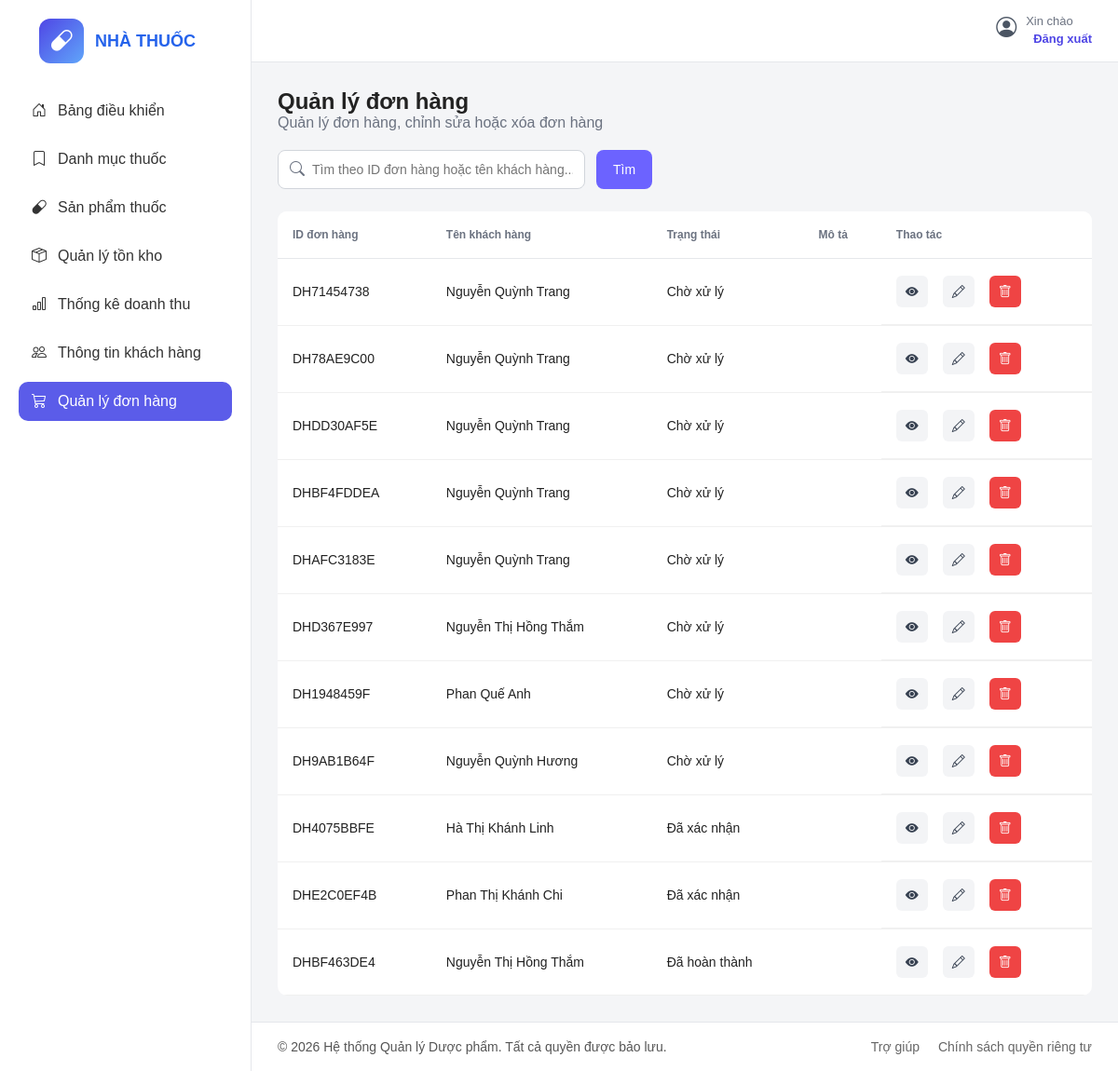
/dashboard/don-hang/, run on the app's committed database.
### core/models.py (models this page shows, shortened)
class Order(models.Model):
    STATUS_CHOICES = [
        ('pending', 'Chờ xử lý'),
        ('confirmed', 'Đã xác nhận'),
        ('completed', 'Đã hoàn thành'),
        ('cancelled', 'Đã hủy'),
    ]
    PAYMENT_CHOICES = [
        ('cash', 'Thanh toán tiền mặt'),
        ('bank', 'Thanh toán chuyển khoản'),
    ]
    customer = models.ForeignKey(Customer, on_delete=models.CASCADE)
    code = models.CharField(max_length=20, unique=True)
    status = models.CharField(max_length=20, choices=STATUS_CHOICES, default='pending')
    receiver_name = models.CharField(max_length=100)
    receiver_phone = models.CharField(max_length=20)
    delivery_address = models.CharField(max_length=255)
    subtotal = models.DecimalField(max_digits=12, decimal_places=2, default=0)
    note = models.TextField(blank=True)
    payment_method = models.CharField(max_length=20, choices=PAYMENT_CHOICES, default='cash')
    created_at = models.DateTimeField(auto_now_add=True)

class Customer(models.Model):
    user = models.OneToOneField(User, on_delete=models.CASCADE)
    full_name = models.CharField(max_length=100)
    address = models.CharField(max_length=255, blank=True)
    phone = models.CharField(max_length=20)
    avatar = models.ImageField(upload_to='avatars/', blank=True, null=True)

### core/views.py (the view)
# urls.py: path('dashboard/don-hang/', views.admin_orders, name='admin_orders'),
def admin_orders(request):
    orders = (
        Order.objects
        .select_related('customer')
        .prefetch_related('items__product')
        .all()
        .order_by('-created_at')
    )
    return render(request, 'admin_panel/donhang.html', {
        'orders': orders
    })

### templates/admin_panel/donhang.html (shortened to what this page needs)
{% load static %}
<!DOCTYPE html>
<html lang="vi">
<head>
  <link rel="stylesheet" href="{% static 'css/donhang.css' %}" />
  <link rel="stylesheet" href="https://cdn.jsdelivr.net/npm/bootstrap-icons@1.11.3/font/bootstrap-icons.min.css" />
</head>
<body>
  <div class="container">
    <aside class="sidebar">
      <div class="logo">
        <div class="logo-icon">
          <i class="bi bi-capsule"></i>
        </div>
        <div>
          <h2>NHÀ THUỐC</h2>
        </div>
      </div>
      <ul class="menu">
        <li><a href="{% url 'dashboard' %}"><i class="bi bi-house-door"></i> Bảng điều khiển</a></li>
        <li><a href="{% url 'admin_categories' %}"><i class="bi bi-bookmark"></i> Danh mục thuốc</a></li>
        <li><a href="{% url 'admin_products' %}"><i class="bi bi-capsule"></i> Sản phẩm thuốc</a></li>
        <li><a href="{% url 'admin_inventory' %}"><i class="bi bi-box-seam"></i> Quản lý tồn kho</a></li>
        <li><a href="{% url 'admin_statistics' %}"><i class="bi bi-bar-chart"></i> Thống kê doanh thu</a></li>
        <li><a href="{% url 'admin_customers' %}"><i class="bi bi-people"></i> Thông tin khách hàng</a></li>
        <li class="active"><a href="{% url 'admin_orders' %}"><i class="bi bi-cart3"></i>Quản lý đơn hàng</a></li>
      </ul>
    </aside>
    <main class="main-content">
      <header class="topbar">
        <div class="topbar-right">
          <div class="user-info user-info-vertical">
            <i class="bi bi-person-circle"></i>
            <div>
              <span>Xin chào</span>
              <a href="{% url 'logout' %}" class="logout-link">Đăng xuất</a>
            </div>
          </div>
        </div>
      </header>
      <section class="titleql">
        <h2>Quản lý đơn hàng</h2>
        <p class="subtitle">
          Quản lý đơn hàng, chỉnh sửa hoặc xóa đơn hàng
        </p>
        <div class="action-bar">
          <form method="get" action="{% url 'admin_orders' %}" class="search-form">
            <div class="small-search-box">
              <i class="bi bi-search"></i>
              <input
                type="text"
                name="q"
                value="{{ keyword|default:'' }}"
                placeholder="Tìm theo ID đơn hàng hoặc tên khách hàng..."
              />
            </div>
            <button type="submit" class="search-btn">Tìm</button>
          </form>
        </div>
        <div class="table-wrapper">
          <table>
            <thead>
              <tr>
                <th>ID đơn hàng</th>
                <th>Tên khách hàng</th>
                <th>Trạng thái</th>
                <th>Mô tả</th>
                <th>Thao tác</th>
              </tr>
            </thead>
            <tbody>
              {% for order in orders %}
              <tr>
                <td>{{ order.code }}</td>
                <td>{{ order.customer.full_name }}</td>
                <td>{{ order.get_status_display }}</td>
                <td>{{ order.note }}</td>
                <td class="action-cell">
                  <button
                    type="button"
                    class="view-btn open-view-popup"
                    data-id="{{ order.id }}"
                    data-code="{{ order.code }}"
                    data-customer="{{ order.customer.full_name }}"
                  >
                    <i class="bi bi-eye-fill"></i>
                  </button>
                  <button
                    type="button"
                    class="edit-btn open-edit-popup"
                    data-id="{{ order.id }}"
                    data-code="{{ order.code }}"
                    data-customer="{{ order.customer.full_name }}"
                    data-status="{{ order.status }}"
                    data-note="{{ order.note }}"
                  >
                    <i class="bi bi-pencil"></i>
                  </button>
                  <form method="post"
                    action="{% url 'admin_order_delete' order.id %}"
                    style="display:inline"
                    onsubmit="return confirm('Bạn có chắc muốn xóa đơn hàng này không?');">
                    <button type="submit" class="delete-btn">
                      <i class="bi bi-trash"></i>
                    </button>
                  </form>
                </td>
              </tr>
              {% empty %}
              <tr>
                <td colspan="5" class="empty-row">Không tìm thấy đơn hàng phù hợp.</td>
              </tr>
              {% endfor %}
            </tbody>
          </table>
        </div>
      </section>
      <footer class="footer">
        <p>© 2026 Hệ thống Quản lý Dược phẩm. Tất cả quyền được bảo lưu.</p>
        <div class="footer-links">
          <a href="#">Trợ giúp</a>
          <a href="#">Chính sách quyền riêng tư</a>
        </div>
      </footer>
    </main>
  </div>
</body>
</html>

### data on the page
Order: code "DH71454738", customer.full_name "Nguyễn Quỳnh Trang", status "Chờ xử lý"
Order: code "DH78AE9C00", customer.full_name "Nguyễn Quỳnh Trang", status "Chờ xử lý"
Order: code "DHDD30AF5E", customer.full_name "Nguyễn Quỳnh Trang", status "Chờ xử lý"
Order: code "DHBF4FDDEA", customer.full_name "Nguyễn Quỳnh Trang", status "Chờ xử lý"
Order: code "DHAFC3183E", customer.full_name "Nguyễn Quỳnh Trang", status "Chờ xử lý"
Order: code "DHD367E997", customer.full_name "Nguyễn Thị Hồng Thắm", status "Chờ xử lý"
Order: code "DH1948459F", customer.full_name "Phan Quế Anh", status "Chờ xử lý"
Order: code "DH9AB1B64F", customer.full_name "Nguyễn Quỳnh Hương", status "Chờ xử lý"
Order: code "DH4075BBFE", customer.full_name "Hà Thị Khánh Linh", status "Đã xác nhận"
Order: code "DHE2C0EF4B", customer.full_name "Phan Thị Khánh Chi", status "Đã xác nhận"
Order: code "DHBF463DE4", customer.full_name "Nguyễn Thị Hồng Thắm", status "Đã hoàn thành"
